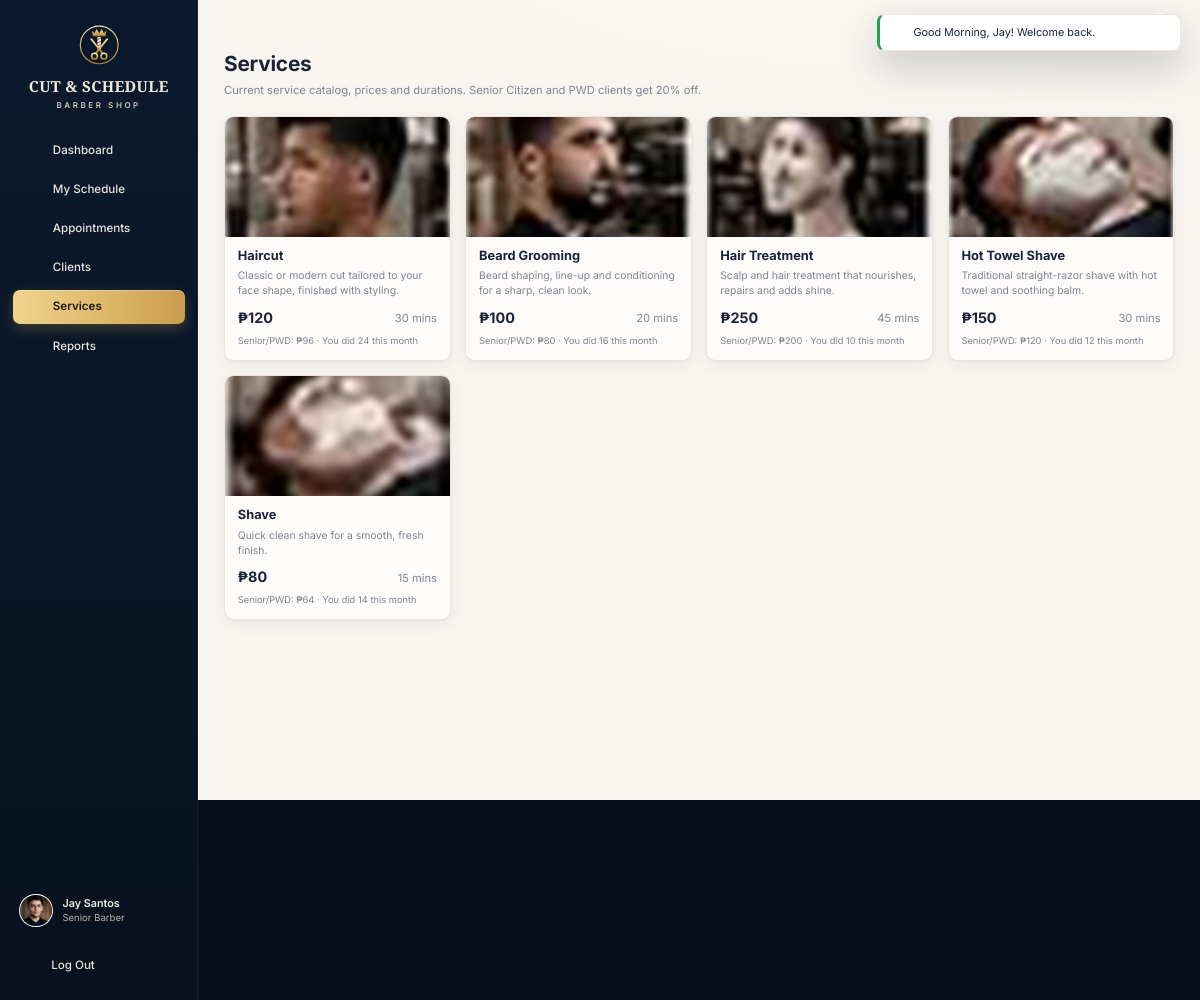
The page /staff/services.php (signed in) on the database its author committed.
### tables this page shows
CREATE TABLE users (
  id               INT AUTO_INCREMENT PRIMARY KEY,
  name             VARCHAR(100) NOT NULL,
  username         VARCHAR(100) UNIQUE NOT NULL,
  email            VARCHAR(150) UNIQUE NOT NULL,
  phone            VARCHAR(30)  NULL,
  password         VARCHAR(255) NOT NULL,
  role             ENUM('owner','staff','client') NOT NULL,
  status           ENUM('active','inactive') DEFAULT 'active',
  avatar           VARCHAR(255) NULL,
  remember_token   VARCHAR(64)  NULL,
  remember_expires DATETIME     NULL,
  created_at       DATETIME DEFAULT CURRENT_TIMESTAMP,
  updated_at       DATETIME DEFAULT CURRENT_TIMESTAMP ON UPDATE CURRENT_TIMESTAMP
);

CREATE TABLE staff_profiles (
  user_id     INT PRIMARY KEY,
  position    VARCHAR(60) NOT NULL DEFAULT 'Barber',
  salary      DECIMAL(10,2) NOT NULL DEFAULT 0,
  rating      DECIMAL(2,1) NOT NULL DEFAULT 5.0,
  work_start  TIME NOT NULL DEFAULT '08:00:00',
  work_end    TIME NOT NULL DEFAULT '19:00:00',
  work_days   VARCHAR(20) NOT NULL DEFAULT '1,2,3,4,5,6',
  bio         VARCHAR(255) NULL,
  CONSTRAINT fk_staff_user FOREIGN KEY (user_id) REFERENCES users(id) ON DELETE CASCADE
);

CREATE TABLE services (
  id          INT AUTO_INCREMENT PRIMARY KEY,
  name        VARCHAR(100) NOT NULL,
  description VARCHAR(255) NULL,
  price       DECIMAL(10,2) NOT NULL,
  duration    INT NOT NULL,
  image       VARCHAR(255) NULL,
  status      ENUM('active','archived') DEFAULT 'active',
  sort_order  INT NOT NULL DEFAULT 0,
  created_at  DATETIME DEFAULT CURRENT_TIMESTAMP,
  updated_at  DATETIME DEFAULT CURRENT_TIMESTAMP ON UPDATE CURRENT_TIMESTAMP,
  CHECK (price > 0),
  CHECK (duration > 0)
);

### includes/bootstrap.php (called while the page is built, shortened)
<?php
spl_autoload_register(function (string $class) {
    $map = ['StandardRate' => 'Fee', 'SeniorDiscount' => 'Fee', 'PwdDiscount' => 'Fee'];
    $file = APP_ROOT . '/classes/' . ($map[$class] ?? $class) . '.php';
});
require_once __DIR__ . '/functions.php';
require_once __DIR__ . '/icons.php';

### classes/Database.php (called while the page is built, shortened)
<?php
class Database
{
    private static ?PDO $pdo = null;
    public static function conn(): PDO
    {
        if (self::$pdo === null) {
            $dsn = sprintf('mysql:host=%s;port=%d;dbname=%s;charset=utf8mb4', DB_HOST, DB_PORT, DB_NAME);
            self::$pdo = new PDO($dsn, DB_USER, DB_PASS, [
                PDO::ATTR_ERRMODE            => PDO::ERRMODE_EXCEPTION,
                PDO::ATTR_DEFAULT_FETCH_MODE => PDO::FETCH_ASSOC,
                PDO::ATTR_EMULATE_PREPARES   => false,
            ]);
            self::$pdo->exec("SET time_zone = '" . (new DateTime())->format('P') . "'");
        }
        return self::$pdo;
    }
    public static function query(string $sql, array $params = []): PDOStatement
    {
        $stmt = self::conn()->prepare($sql);
        $stmt->execute($params);
        return $stmt;
    }
    public static function all(string $sql, array $params = []): array
    {
        return self::query($sql, $params)->fetchAll();
    }
    public static function one(string $sql, array $params = []): ?array
    {
        $row = self::query($sql, $params)->fetch();
        return $row === false ? null : $row;
    }
    public static function value(string $sql, array $params = [])
    {
        $val = self::query($sql, $params)->fetchColumn();
        return $val === false ? null : $val;
    }
}

### classes/User.php (called while the page is built, shortened)
<?php
abstract class User
{
    protected int $id;
    protected string $name;
    protected string $role;
    protected string $status;
    protected ?string $avatar;
    public function __construct(array $row)
    {
        $this->id           = (int) $row['id'];
        $this->name         = $row['name'];
        $this->role         = $row['role'];
        $this->status       = $row['status'] ?? 'active';
        $this->avatar       = $row['avatar'] ?? null;
    }
    public static function fromRow(array $row): User
    {
        switch ($row['role']) {
            case 'staff':
                return new Barber($row);
        }
    }
    public static function find(int $id): ?User
    {
        $row = Database::one('SELECT * FROM users WHERE id = ?', [$id]);
        return $row ? self::fromRow($row) : null;
    }
    public function getId(): int { return $this->id; }
    public function getName(): string { return $this->name; }
    public function getRole(): string { return $this->role; }
    public function getAvatar(): ?string { return $this->avatar; }
    public function isActive(): bool { return $this->status === 'active'; }
}

### classes/Auth.php (called while the page is built, shortened)
<?php
class Auth
{
    public static function user(): ?User
    {
        if (!empty($_SESSION['user_id'])) {
            $user = User::find((int) $_SESSION['user_id']);
            if ($user && $user->isActive()) {
                return self::$user = $user;
            }
        }
        return null;
    }
    public static function requireRole(string ...$roles): User
    {
        $user = self::user();
        return $user;
    }
}

### classes/Barber.php (called while the page is built, shortened)
<?php
class Barber extends User
{
    protected string $position = 'Barber';
    public function __construct(array $row)
    {
        $profile = Database::one('SELECT * FROM staff_profiles WHERE user_id = ?', [$this->id]);
        if ($profile) {
            $this->position  = $profile['position'];
        }
    }
    public function homeUrl(): string
    {
        return 'staff/dashboard.php';
    }
    public function roleLabel(): string
    {
        return $this->position;
    }
}

### classes/Notification.php (called while the page is built, shortened)
<?php
class Notification
{
    public static function unreadCount(int $userId): int
    {
        return (int) Database::value('SELECT COUNT(*) FROM notifications WHERE user_id = ? AND is_read = 0', [$userId]);
    }
}

### classes/Service.php (called while the page is built, shortened)
<?php
class Service
{
    public float $price = 0;
    public static function fromRow(array $row): Service
    {
        $s = new Service();
        $s->id = (int) $row['id'];
        $s->name = $row['name'];
        $s->description = $row['description'];
        $s->price = (float) $row['price'];
        $s->duration = (int) $row['duration'];
        $s->image = $row['image'];
        $s->status = $row['status'];
        $s->sortOrder = (int) $row['sort_order'];
        return $s;
    }
    public static function all(bool $activeOnly = true): array
    {
        $sql = 'SELECT * FROM services' . ($activeOnly ? " WHERE status = 'active'" : '') . ' ORDER BY status, sort_order, name';
        return array_map([self::class, 'fromRow'], Database::all($sql));
    }
    public function priceFor(Fee $fee): float
    {
        return $fee->calculate($this->price);
    }
}

### classes/Fee.php (called while the page is built, shortened)
<?php
class SeniorDiscount extends Fee
{
    public function calculate(float $price): float
    {
        return round($price * (1 - DISCOUNT_RATE), 2);
    }
}

### staff/services.php (the view, shortened to what this page needs)
<?php
require __DIR__ . '/../includes/bootstrap.php';
$user = Auth::requireRole('staff');
$services = Service::all();
$mine = [];
foreach (Database::all("SELECT service_id, COUNT(*) n FROM appointments WHERE barber_id = ? AND status = 'completed' AND appointment_date >= ? GROUP BY service_id", [$user->getId(), date('Y-m-01')]) as $r) {
    $mine[(int) $r['service_id']] = (int) $r['n'];
}
$active = 'services';
require __DIR__ . '/../includes/header.php';
?>
<div class="page-head">
  <div>
    <h1>Services</h1>
    <p>Current service catalog, prices and durations. Senior Citizen and PWD clients get 20% off.</p>
  </div>
</div>
<div class="svc-grid">
  <?php foreach ($services as $s): ?>
    <article class="svc-tile">
      <?= service_img($s->image, $s->name, 'svc-cover') ?>
      <div class="svc-tile-body">
        <h3><?= e($s->name) ?></h3>
        <p><?= e($s->description ?: '') ?></p>
        <div class="svc-meta">
          <span class="price"><?= peso($s->price) ?></span>
          <span class="muted"><?= icon('clock', '', 14) ?> <?= (int) $s->duration ?> mins</span>
        </div>
        <small class="muted">Senior/PWD: <?= peso($s->priceFor(new SeniorDiscount())) ?> · You did <?= $mine[$s->id] ?? 0 ?> this month</small>
      </div>
    </article>
  <?php endforeach; ?>
</div>
<?php require __DIR__ . '/../includes/footer.php'; ?>

### includes/header.php (shortened to what this page needs)
<?php
$role = $user->getRole();
$unread = Notification::unreadCount($user->getId());
$brandUrl = $role === 'client' ? 'client/about.php' : $user->homeUrl();
$profileUrl = ['owner' => 'owner/settings.php', 'staff' => 'staff/profile.php', 'client' => 'client/profile.php'][$role];
?>
<!doctype html>
<html lang="en">
<head>
  <link rel="stylesheet" href="<?= asset('assets/css/app.css') ?>">
</head>
<body class="app role-<?= e($role) ?>" data-base="<?= e(BASE_URL) ?>"<?= !empty($fitScreen) ? ' data-fit' : '' ?>>
<div class="app-shell">
  <aside class="sidebar" id="sidebar">
    <a class="brand" href="<?= url($brandUrl) ?>">
      <?= brand_emblem(58) ?>
      <span class="brand-name">CUT &amp; SCHEDULE</span>
      <span class="brand-sub">Barber Shop</span>
    </a>
    <nav class="nav">
      <?php foreach (nav_items($role) as [$key, $label, $href, $ico]): ?>
        <a class="nav-link<?= ($active ?? '') === $key ? ' active' : '' ?>" href="<?= url($href) ?>">
          <?= icon($ico, '', 20) ?><span><?= e($label) ?></span>
        </a>
      <?php endforeach; ?>
    </nav>
    <div class="sidebar-foot">
      <a class="sidebar-user" href="<?= url($profileUrl) ?>">
        <?= avatar($user->getName(), $user->getAvatar(), 42) ?>
        <span>
          <strong><?= e($user->getName()) ?></strong>
          <small><?= e($user->roleLabel()) ?></small>
        </span>
      </a>
      <a class="nav-link logout" href="<?= url('logout.php?t=' . csrf_token()) ?>"><?= icon('log-out', '', 20) ?><span>Log Out</span></a>
    </div>
  </aside>
  <div class="main">
    <div class="topbar">
      <div class="dropdown" data-dropdown>
        <button class="icon-btn bell" type="button" data-dropdown-toggle aria-label="Notifications">
          <?php if ($unread): ?><span class="dot"><?= $unread > 9 ? '9+' : $unread ?></span><?php endif; ?>
        </button>
      </div>
      <div class="dropdown" data-dropdown>
        <button class="avatar-btn" type="button" data-dropdown-toggle aria-label="Account menu">
        </button>
      </div>
    </div>
    <main class="content">
      <div class="toasts" id="toasts">
        <?php foreach (flashes() as $f): ?>
          <div class="toast toast-<?= e($f['type']) ?>" role="alert">
            <?= icon($f['type'] === 'success' ? 'check-circle' : ($f['type'] === 'error' ? 'alert' : 'info'), '', 18) ?>
            <span><?= e($f['message']) ?></span>
            <button type="button" class="toast-x" aria-label="Dismiss"><?= icon('x', '', 16) ?></button>
          </div>
        <?php endforeach; ?>
      </div>

### includes/icons.php (shortened to what this page needs)
<?php
function icon(string $name, string $class = '', int $size = 20, float $stroke = 1.8): string
{
    static $paths = null;
    $body = $paths[$name] ?? $paths['info'];
    $cls = trim('icon ' . $class);
    return '<svg class="' . $cls . '" width="' . $size . '" height="' . $size . '" viewBox="0 0 24 24" fill="none" stroke="currentColor" stroke-width="' . $stroke . '" stroke-linecap="round" stroke-linejoin="round" aria-hidden="true">' . $body . '</svg>';
}
function brand_emblem(int $size = 56): string
{
    static $n = 0;
    $id = "gEm" . (++$n);
    return str_replace("gEm", $id, '<svg class="brand-emblem" width="' . $size . '" height="' . $size . '" viewBox="0 0 64 64" aria-hidden="true">
      <defs><linearGradient id="gEm" x1="0" y1="0" x2="0" y2="1"><stop offset="0" stop-color="#f6e2a6"/><stop offset=".55" stop-color="#d6ae5e"/><stop offset="1" stop-color="#a97c32"/></linearGradient></defs>
      <circle cx="32" cy="33" r="26" fill="none" stroke="url(#gEm)" stroke-width="1.6"/>
      <path d="M22 13.5 25.5 17 28.5 11 32 17 35.5 11 38.5 17 42 13.5 40.5 21H23.5z" fill="url(#gEm)"/>
      <rect x="29.6" y="22" width="4.8" height="17" rx="1.2" fill="#f4ecdc"/>
      <path d="M29.6 25.5 34.4 23.5M29.6 30 34.4 28M29.6 34.5 34.4 32.5" stroke="#c0392b" stroke-width="1.3"/>
      <path d="M21 25 37 45M43 25 27 45" stroke="url(#gEm)" stroke-width="2.4" stroke-linecap="round"/>
      <circle cx="25.5" cy="48.5" r="4" fill="none" stroke="url(#gEm)" stroke-width="2.2"/>
      <circle cx="38.5" cy="48.5" r="4" fill="none" stroke="url(#gEm)" stroke-width="2.2"/>
    </svg>');
}

### includes/functions.php (shortened to what this page needs)
<?php
function e($value): string
{
    return htmlspecialchars((string) ($value ?? ''), ENT_QUOTES, 'UTF-8');
}
function url(string $path = ''): string
{
    return BASE_URL . '/' . ltrim($path, '/');
}
function asset(string $path): string
{
    $file = APP_ROOT . '/' . ltrim($path, '/');
    $v = is_file($file) ? filemtime($file) : 1;
    return url($path) . '?v=' . $v;
}
function flashes(): array
{
    $f = $_SESSION['flash'] ?? [];
    return $f;
}
function csrf_token(): string
{
    return $_SESSION['csrf'];
}
function peso($amount): string
{
    $amount = (float) $amount;
    $decimals = abs($amount - round($amount)) < 0.005 ? 0 : 2;
    return '₱' . number_format($amount, $decimals);
}
function media_url(?string $path): ?string
{
    return is_file(APP_ROOT . '/' . $path) ? url($path) : null;
}
function avatar(?string $name, ?string $path = null, int $size = 40, string $class = ''): string
{
    $src = media_url($path);
    $style = "width:{$size}px;height:{$size}px;";
    if ($src) {
        return '<img class="avatar ' . e($class) . '" src="' . e($src) . '" alt="' . e($name) . '" style="' . $style . '">';
    }
    $fs = max(10, (int) round($size * 0.38));
    return '<span class="avatar avatar-initials ' . e($class) . '" style="' . $style . 'font-size:' . $fs . 'px">' . e(initials($name ?? '?')) . '</span>';
}
function service_img(?string $path, string $name, string $class = 'svc-img'): string
{
    $src = media_url($path);
    if ($src) {
        return '<img class="' . e($class) . '" src="' . e($src) . '" alt="' . e($name) . '">';
    }
    return '<span class="' . e($class) . ' svc-img-empty">' . icon('scissors', '', 22) . '</span>';
}

### rows shown on the page
users: avatar (picture), name "Jay Santos"
staff_profiles: position "Senior Barber"
services: image (picture), name "Haircut", description "Classic or modern cut tailored to your face shape, finished with styling.", price "₱120", $size 14 (drawn), duration "30", price "₱96", id "24"
services: image (picture), name "Beard Grooming", description "Beard shaping, line-up and conditioning for a sharp, clean look.", price "₱100", $size 14 (drawn), duration "20", price "₱80", id "16"
services: image (picture), name "Hair Treatment", description "Scalp and hair treatment that nourishes, repairs and adds shine.", price "₱250", $size 14 (drawn), duration "45", price "₱200", id "10"
services: image (picture), name "Hot Towel Shave", description "Traditional straight-razor shave with hot towel and soothing balm.", price "₱150", $size 14 (drawn), duration "30", price "₱120", id "12"
services: image (picture), name "Shave", description "Quick clean shave for a smooth, fresh finish.", price "₱80", duration "15", price "₱64", id "14"

### other values the page prints
$label "Dashboard"
$label "My Schedule"
$label "Appointments"
$label "Clients"
$label "Services"
$label "Reports"
$f['message'] "Good Morning, Jay! Welcome back."
